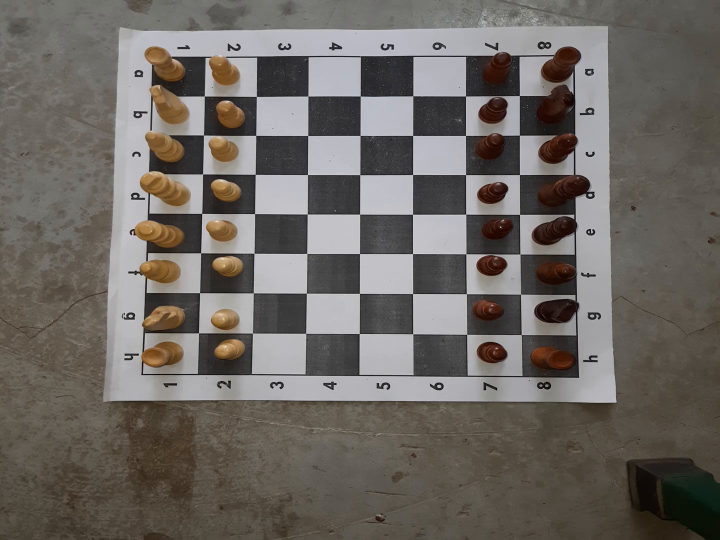
#> input picture frame 98 of Video/15.mp4, 1440 x 1080 px, given in place of 16.mp4, which was not available (shown at 1/2 size)
$ jupyter execute --allow-errors chessSeg.ipynb
#> lines starting #> are read from the running program, lines starting #| are printed output that depends on the picture; after the words box and inside, x2 and y2 are one past the last pixel; in counts of white or black regions, pixels touching at a corner belong together; pictures that were not available may be replaced by others from this repository, and a replacement may not be noted
#> further down, frame is the input picture: shape (1080, 1440, 3); mean B, G, R 98.6, 103.7, 108.8
#> `frame = cv2.resize(frame, (new_width, new_height))`:
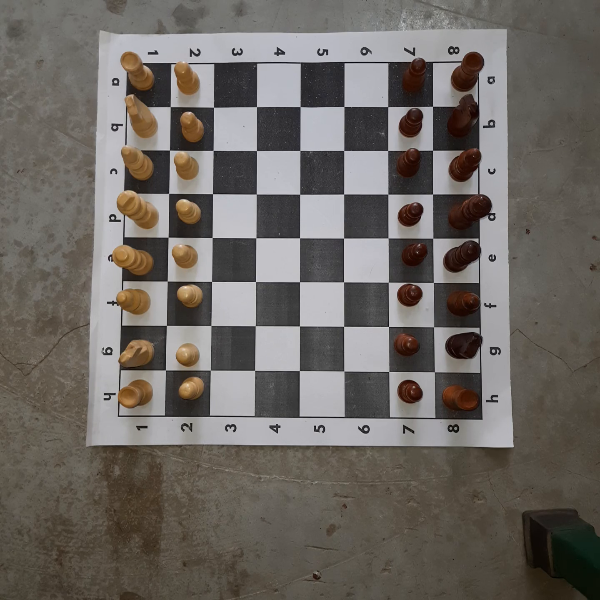
#> frame: shape (600, 600, 3); mean B, G, R 98.5, 103.6, 108.8
[cell 1]
import cv2
import numpy as np
import torch
from ultralytics import YOLO
import math

[cell 2]
# Object classes for chess pieces
classNames = ["B", "K", "N", "P", "Q", "R", "b", "k", "n", "p", "q", "r"]

# Load the YOLOv8 model
#> (the rest of this cell did not finish here and is left out)

[cell 3]
def reorder(myPoints):
    myPoints = myPoints.reshape((4, 2))
    myPointsNew = np.zeros((4, 1, 2), np.int32)
    add = myPoints.sum(1)
    myPointsNew[0] = myPoints[np.argmin(add)]
    myPointsNew[3] = myPoints[np.argmax(add)]
    diff = np.diff(myPoints, axis=1)
    myPointsNew[1] = myPoints[np.argmin(diff)]
    myPointsNew[2] = myPoints[np.argmax(diff)]
    return myPointsNew

def detect_chess_board(frame):
    # Convert the frame to grayscale
    gray = cv2.cvtColor(frame, cv2.COLOR_BGR2GRAY)

    # Apply Gaussian blur to reduce noise
    blur = cv2.GaussianBlur(gray, (5, 5), 0)

    # Apply Canny edge detection
    edges = cv2.Canny(blur, 50, 150)

    # Use morphology to remove noise and fill gaps
    kernel = np.ones((5,5),np.uint8)
    morph = cv2.morphologyEx(edges, cv2.MORPH_CLOSE, kernel)

    # Find contours in the morphed image
    contours, _ = cv2.findContours(morph, cv2.RETR_EXTERNAL, cv2.CHAIN_APPROX_SIMPLE)

    # Initialize variables for chess board dimensions
    board_contour = None
    board_area = 0

    # Loop through the contours to find the largest quadrilateral (the chess board)
    for cnt in contours:
        # Approximate the contour to a polygon
        approx = cv2.approxPolyDP(cnt, 0.02 * cv2.arcLength(cnt, True), True)

        # Check if the approximated contour has 4 vertices (quadrilateral)
        if len(approx) == 4:
            # Calculate the area of the contour
            area = cv2.contourArea(cnt)

            # Update the board contour and area if the current contour is larger
            if area > board_area:
                board_contour = approx
                board_area = area

    return board_contour

def warp_chess_board(frame, board_contour, new_width, new_height):
    # Order the points of the chess board contour
    ordered_points = reorder(board_contour)

    # Compute the perspective transform matrix
    pts1 = np.float32(ordered_points)
    pts2 = np.float32([[0, 0], [new_width, 0], [0, new_height], [new_width, new_height]])
    matrix = cv2.getPerspectiveTransform(pts1, pts2)

    # Apply the perspective transform to the frame
    warped = cv2.warpPerspective(frame, matrix, (new_width, new_height))

    # Rotate the warped image by -90 degrees
    warped_rotated = cv2.rotate(warped, cv2.ROTATE_90_COUNTERCLOCKWISE)

    return warped_rotated
def localize_squares(warped, square_size, grid_width, grid_height):
    # Localize the squares on the warped chess board
    # Adjust square size based on smaller dimension
    board_width = grid_width
    board_height = grid_height

    # Calculate the starting position for the chess board
    start_x = (warped.shape[1] - board_width) // 2
    start_y = (warped.shape[0] - board_height) // 2

    for i in range(8):
        for j in range(8):
            x = start_x + j * square_size
            y = start_y + i * square_size
            cv2.rectangle(warped, (x, y),
                          (x + square_size, y + square_size),
                          (0, 255, 0), 2)

            # Assign a position to the square
            square_position = chr(ord('a') + j) + str(8 - i)
            # Draw the position text on the square
            cv2.putText(warped, square_position, (x + 5,y + 20),
                        cv2.FONT_HERSHEY_SIMPLEX, 0.5, (255, 255, 255), 1, cv2.LINE_AA)

    return warped, start_x, start_y

def detect_chess_pieces(frame, warped, start_x, start_y, square_size):
    results = model(frame, stream=True)
    piece_positions = {}  # Dictionary to store piece positions

    for r in results:
        boxes = r.boxes

        for box in boxes:
            # Bounding box
            x1, y1, x2, y2 = box.xyxy[0]
            x1, y1, x2, y2 = int(x1), int(y1), int(x2), int(y2)

            # Calculate the center coordinates of the bounding box
            center_x = (x1 + x2) // 2
            center_y = (y1 + y2) // 2

            # Map the center coordinates to the corresponding square on the warped image
            square_x = (center_y - start_y) // square_size
            square_y = (center_x - start_x) // square_size  # Invert the square coordinate

            # Ensure the square coordinates are within the chess board bounds
            square_x = max(0, min(square_x, 7))
            square_y = max(0, min(square_y, 7))

            # Draw bounding box on the original frame
            cv2.rectangle(frame, (x1, y1), (x2, y2), (255, 0, 255), 1)

            # Class name
            cls = int(box.cls[0])
            piece_name = classNames[cls]

            # Object details
            org = [x1, y1 - 5]
            font = cv2.FONT_HERSHEY_SIMPLEX
            fontScale = 0.5
            color = (255, 0, 0)
            thickness = 1

            # Draw the piece name on the original frame
            cv2.putText(frame, piece_name, org, font, fontScale, color, thickness)

            # Store the piece position
            square_position = chr(ord('a') + square_y) + str(8 - square_x)  # Invert the rank index
            piece_positions[square_position] = piece_name

    # Draw piece names on the warped image
    font = cv2.FONT_HERSHEY_SIMPLEX
    fontScale = 1
    color = (255, 255, 255)
    thickness = 2

    # [6 lines of commented-out code are left out]

    return frame, warped, piece_positions

[cell 4]
cap = cv2.VideoCapture("Video/16.mp4")

# Get the original video dimensions
width = int(cap.get(cv2.CAP_PROP_FRAME_WIDTH))
height = int(cap.get(cv2.CAP_PROP_FRAME_HEIGHT))

square_size = 65
new_width = 600
new_height = 600

grid_width = square_size * 8
grid_height = square_size * 8

#> (a cell that did not finish here is left out)

#> in detect_chess_board, `gray = cv2.cvtColor(frame, cv2.COLOR_BGR2GRAY)`:
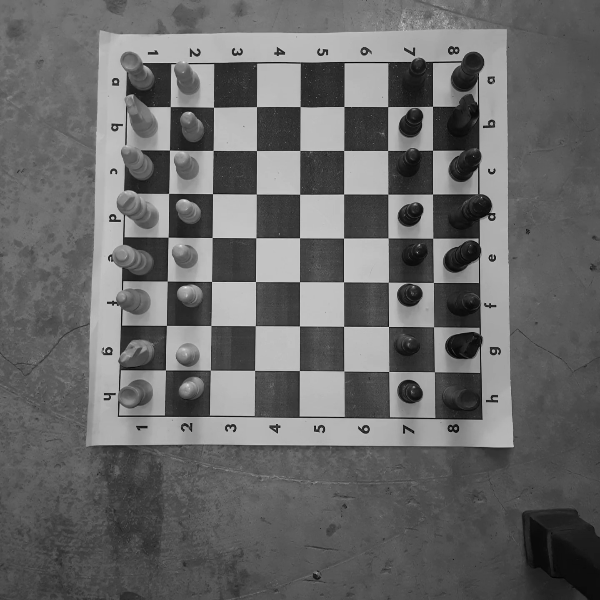
#> gray: shape (600, 600); min 1, max 240, mean 104.6
#> in detect_chess_board, `edges = cv2.Canny(blur, 50, 150)`:
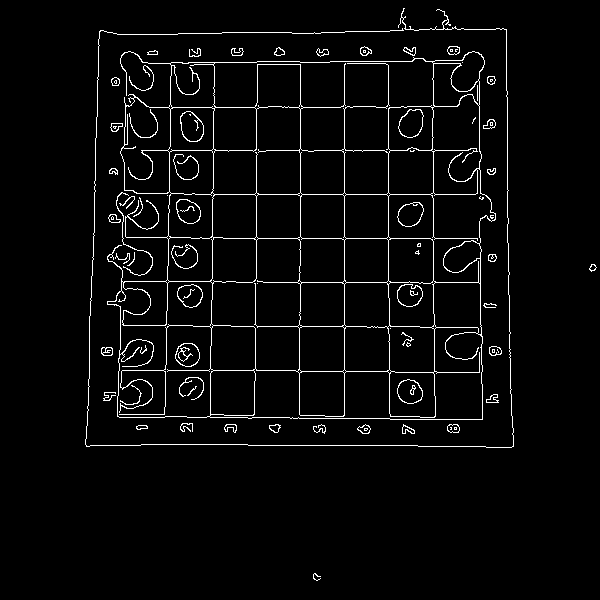
#> edges: shape (600, 600); 3.6% white in thin lines or dots, all inside (x1, y1, x2, y2) = (85, 8, 597, 581)
#> in detect_chess_board, `morph = cv2.morphologyEx(edges, cv2.MORPH_CLOSE, kernel)`:
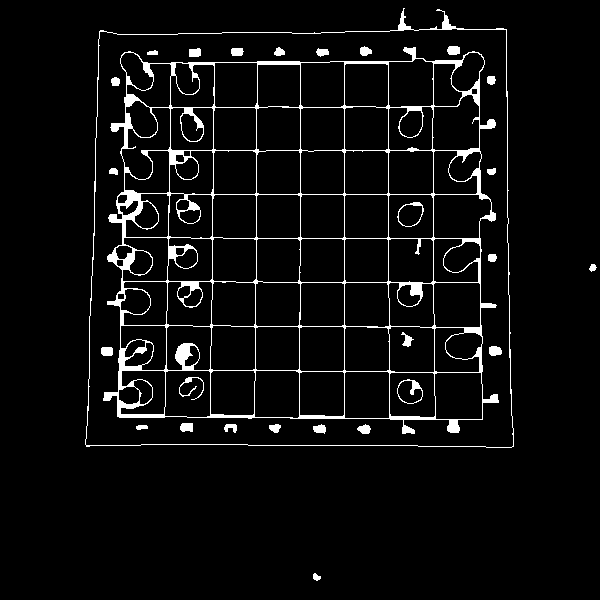
#> morph: shape (600, 600); 5.1% white; 28 white regions
#> in detect_chess_board, `contours, _ = cv2.findContours(morph, cv2.RETR_EXTERNAL, cv2.CHAIN_APP..`: contours = 3 contours; box (x1, y1, x2, y2) and area: (85, 8, 514, 448) 172090, (313, 573, 321, 581) 32, (589, 264, 597, 272) 32
#> the loop in detect_chess_board, `for cnt in contours:` made 3 passes
#> (area, board_contour, board_area) on pass 3: (172090.5, [[506, 29], [100, 30], [86, 446], [513, 446]], 172090.5)
#> after the loop in detect_chess_board, `for cnt in contours:`: board_area = 172090.5
#> `board_contour = detect_chess_board(frame)`: board_contour = [[506, 29], [100, 30], [86, 446], [513, 446]]
#> `cv2.drawContours(frame, [board_contour], 0, (0, 255, 0), 2)`:
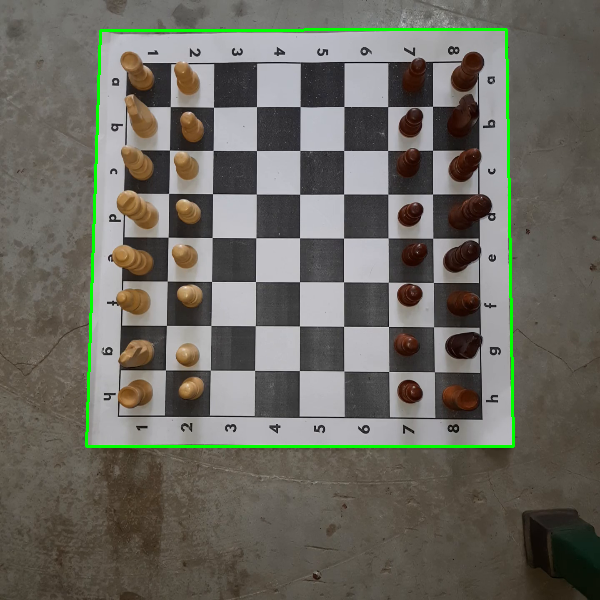
#> frame: shape (600, 600, 3); 1.39% of pixels changed, all inside (x1, y1, x2, y2) = (85, 28, 515, 448)

    if board_contour is not None:
        cv2.drawContours(frame, [board_contour], 0, (0, 255, 0), 2)

        warped = warp_chess_board(frame, board_contour, new_width, new_height)
#> in reorder, `add = myPoints.sum(1)`: add = [535, 130, 532, 959]
#> in reorder, `diff = np.diff(myPoints, axis=1)`: diff = [-477, -70, 360, -67]
#> in warp_chess_board, `ordered_points = reorder(board_contour)`: ordered_points = [[100, 30], [506, 29], [86, 446], [513, 446]]
#> in warp_chess_board, `matrix = cv2.getPerspectiveTransform(pts1, pts2)`: matrix = [[1.49, 0.0501, -150.3], [0.00375, 1.52, -46.08], [6.25e-06, 0.000125, 1]]
#> in warp_chess_board, `warped = cv2.warpPerspective(frame, matrix, (new_width, new_height))`:
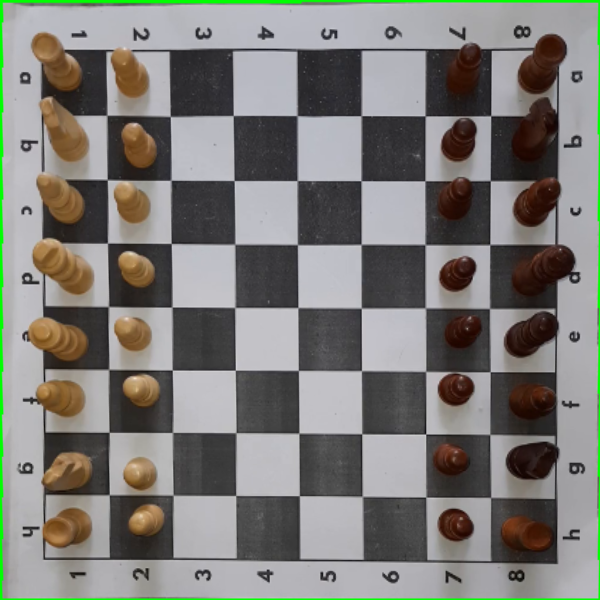
#> warped: shape (600, 600, 3); mean B, G, R 119.8, 124.2, 125.3
#> in warp_chess_board, `warped_rotated = cv2.rotate(warped, cv2.ROTATE_90_COUNTERCLOCKWISE)`:
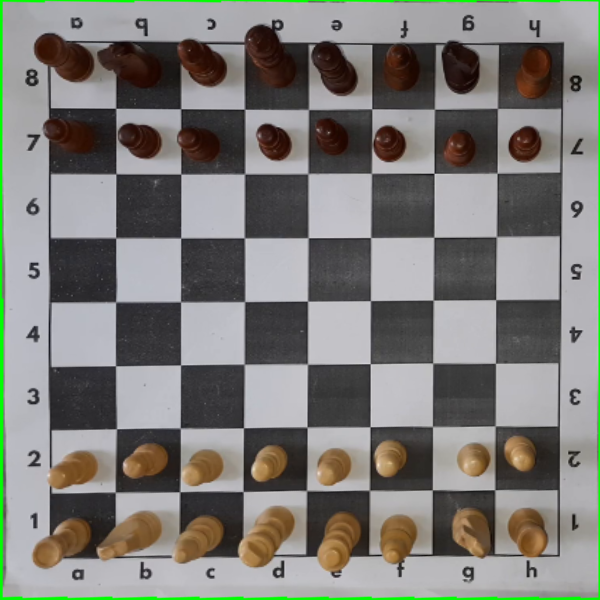
#> warped_rotated: shape (600, 600, 3); mean B, G, R 119.8, 124.2, 125.3
        warped, start_x, start_y = localize_squares(warped, square_size, grid_width, grid_height)
#> after the loop in localize_squares, `for i in range(8):`:
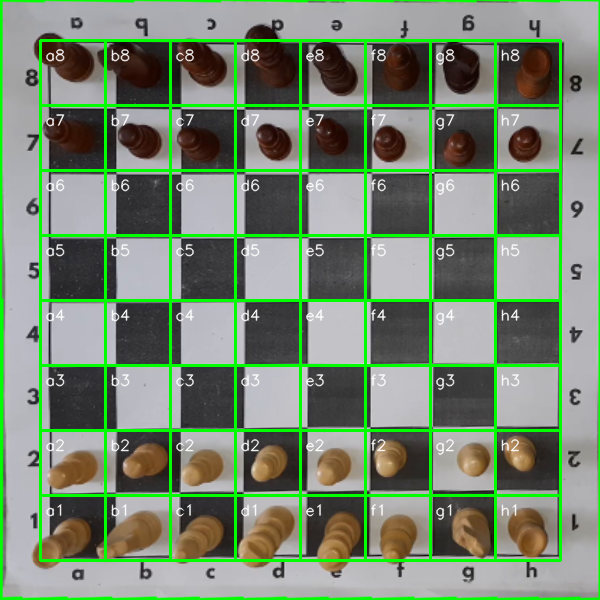
#> warped: shape (600, 600, 3); 10.06% of pixels changed, all inside (x1, y1, x2, y2) = (39, 39, 562, 562)
#> `warped, start_x, start_y = localize_squares(warped, square_size, grid_..`: start_x = 40

        # Detect chess pieces on the warped image
        frame, warped, piece_positions = detect_chess_pieces(frame, warped, start_x, start_y, square_size)

        cv2.imshow('Chess Board Detection', frame)
        cv2.imshow('Warped Chess Board', warped)
    else:
        cv2.imshow('Chess Board Detection', frame)

    if cv2.waitKey(1) & 0xFF == ord('q'):
        break

cap.release()
cv2.destroyAllWindows()

$ run again, starting later in the video
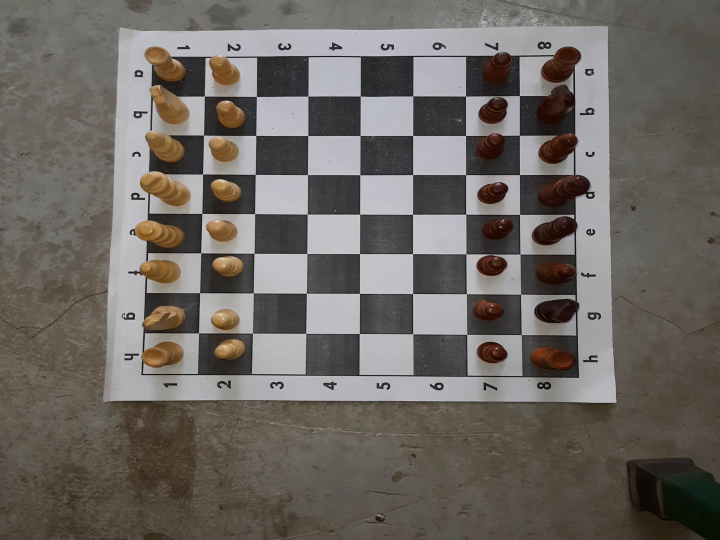
#> input picture frame 443 of Video/15.mp4, 1440 x 1080 px, given in place of 16.mp4, which was not available (shown at 1/2 size)
#> frame is the input picture: shape (1080, 1440, 3); mean B, G, R 98.3, 103.4, 108.6
#> in detect_chess_board, `edges = cv2.Canny(blur, 50, 150)`:
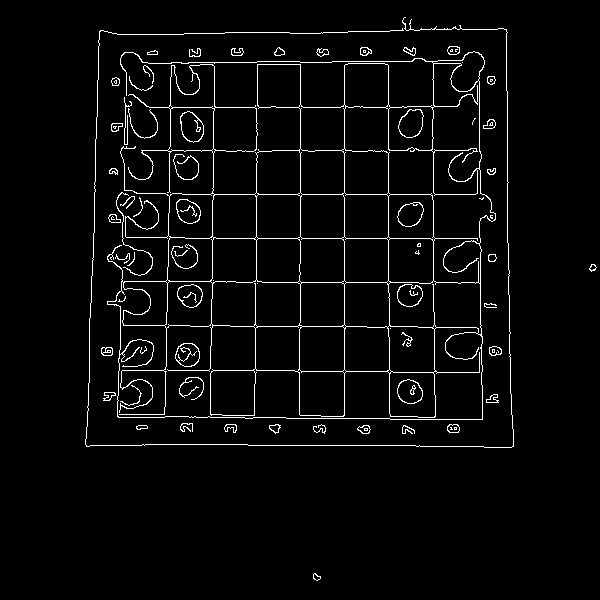
#> edges: shape (600, 600); 3.6% white in thin lines or dots, all inside (x1, y1, x2, y2) = (85, 17, 597, 581)
#> in detect_chess_board, `morph = cv2.morphologyEx(edges, cv2.MORPH_CLOSE, kernel)`:
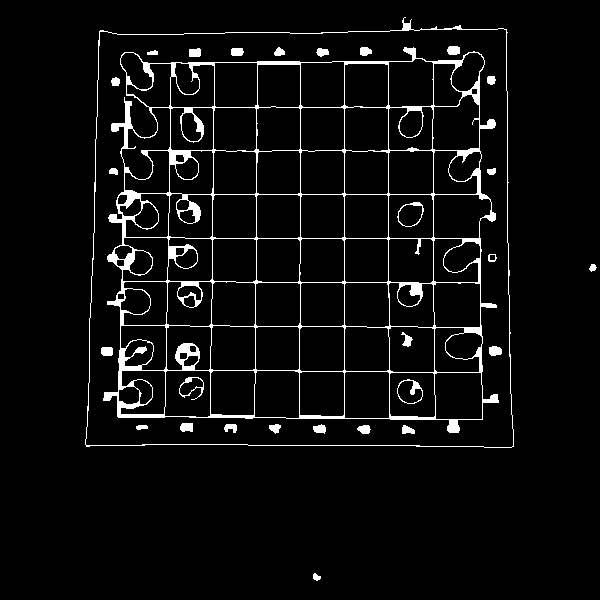
#> morph: shape (600, 600); 5% white; 29 white regions
#> contours = 3 contours; box (x1, y1, x2, y2) and area: (85, 17, 514, 448) 171931, (313, 573, 321, 581) 32, (589, 264, 597, 272) 32
#> the loop in detect_chess_board, `for cnt in contours:` made 3 passes
#> (area, board_contour, board_area) on pass 3: (171931, [[506, 29], [100, 30], [86, 446], [513, 446]], 171931)
#> after the loop in detect_chess_board, `for cnt in contours:`: board_area = 171931
#> `board_contour = detect_chess_board(frame)`: board_contour = [[506, 29], [100, 30], [86, 446], [513, 446]]
#> add = [535, 130, 532, 959]
#> diff = [-477, -70, 360, -67]
#> ordered_points = [[100, 30], [506, 29], [86, 446], [513, 446]]
#> matrix = [[1.49, 0.0501, -150.3], [0.00375, 1.52, -46.08], [6.25e-06, 0.000125, 1]]
#> `warped, start_x, start_y = localize_squares(warped, square_size, grid_..`: start_x = 40

$ run again, starting later in the video
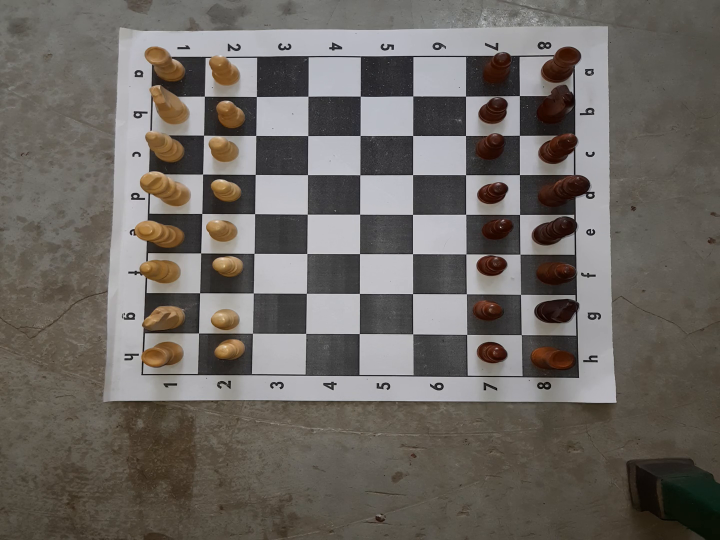
#> input picture frame 788 of Video/15.mp4, 1440 x 1080 px, given in place of 16.mp4, which was not available (shown at 1/2 size)
#> frame is the input picture: shape (1080, 1440, 3); mean B, G, R 98.1, 103.3, 108.4
#> edges: shape (600, 600); 3.6% white in thin lines or dots, all inside (x1, y1, x2, y2) = (85, 17, 597, 581)
#> morph: shape (600, 600); 5.1% white; 30 white regions
#> contours = 4 contours, 1 with area under 20; largest, box (x1, y1, x2, y2) and area: (85, 17, 514, 448) 171924, (312, 573, 321, 581) 32, (589, 264, 597, 272) 30
#> the loop in detect_chess_board, `for cnt in contours:` made 4 passes
#> (area, board_contour, board_area) on pass 4: (171924.5, [[506, 29], [99, 31], [86, 446], [512, 447]], 171924.5)
#> after the loop in detect_chess_board, `for cnt in contours:`: board_area = 171924.5
#> `board_contour = detect_chess_board(frame)`: board_contour = [[506, 29], [99, 31], [86, 446], [512, 447]]
#> `cv2.drawContours(frame, [board_contour], 0, (0, 255, 0), 2)`:
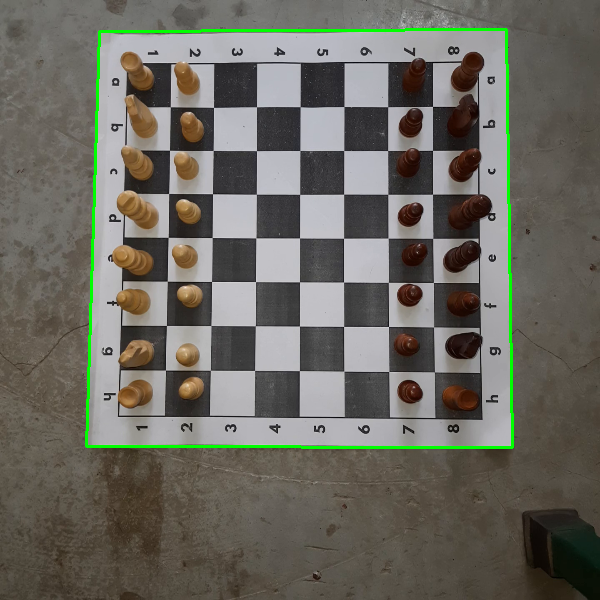
#> frame: shape (600, 600, 3); mean B, G, R 96.5, 105.2, 106.7
#> add = [535, 130, 532, 959]
#> diff = [-477, -68, 360, -65]
#> ordered_points = [[99, 31], [506, 29], [86, 446], [512, 447]]
#> matrix = [[1.49, 0.0468, -149.2], [0.00748, 1.52, -47.9], [1.81e-05, 0.000113, 1]]
#> after the loop in localize_squares, `for i in range(8):`:
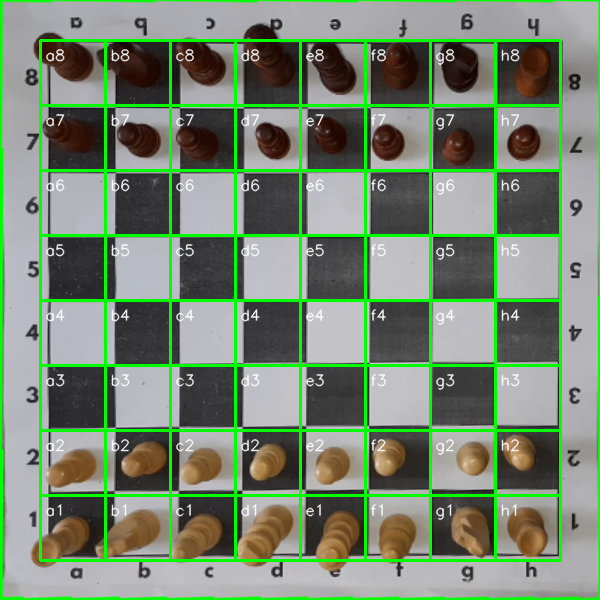
#> warped: shape (600, 600, 3); mean B, G, R 111.7, 135.8, 117.1
#> `warped, start_x, start_y = localize_squares(warped, square_size, grid_..`: start_x = 40
